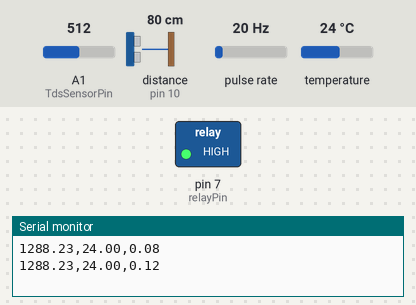
The sketch below on a simulated Arduino Uno, built with avr-gcc and run on an emulated ATmega328P. Shown: switched loads named in the sketch (green lamp = pin HIGH), the last lines printed to the serial monitor. Wiring (inferred from the names in the program): ultrasonic range finder: trigger pin 9; echo pin 10; pulse sensor: data pin 3. The inputs (shaded band) are chosen by the test bench; at power-on: distance to the obstacle (sensor on pin 10) 80 cm, A1 (TdsSensorPin) = 512, pulse rate 20 Hz, temperature 24 °C. The echo pulse lasts 58.3 µs per cm; pins used as bus, display or sensor lines are not drawn.

Above: at 3.1 s.
3.2 s: distance to the obstacle (sensor on pin 10) set to 75 cm
4.9 s: distance to the obstacle (sensor on pin 10) set to 68 cm
At 6.3 s:
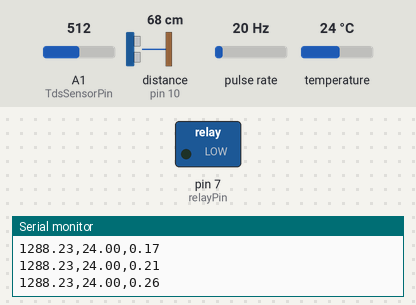
7.2 s: distance to the obstacle (sensor on pin 10) set to 120 cm
At 9.2 s:
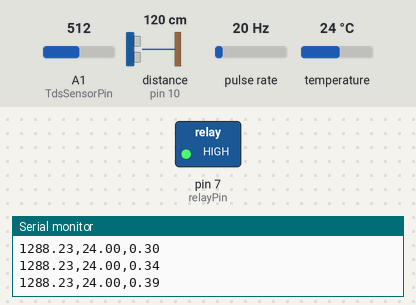
Timing chart, 0 to 10.7 s (numbered marks = the images above; inputs shaded):
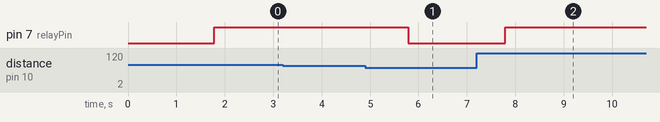

Measured:
- the behaviour switches between 72 and 71 cm on distance to the obstacle (sensor on pin 10) (found by bisection; images 0 and 1)
- after the input at 4.9 s, pin 7 (relayPin): HIGH → LOW after 0.89 s
- after the input at 7.2 s, pin 7 (relayPin): LOW → HIGH after 0.59 s

The sketch:

smart1.ino
```cpp
#include <OneWire.h>
#include <DallasTemperature.h>

// ** TDS Sensor Configuration **
#define TdsSensorPin A1
#define VREF 5.0
#define SCOUNT 30


int analogBuffer[SCOUNT];
int analogBufferTemp[SCOUNT];
int analogBufferIndex = 0;

float averageVoltage = 0;
float tdsValue = 0;
float compensationCoefficient = 1.0;


// * Ultrasonic Sensor & Relay Configuration *
const int trigPin = 9;
const int echoPin = 10;
const int relayPin = 7;
const int pumpOnDistance = 70;


// ** Temperature Probe Configuration **
#define ONE_WIRE_BUS 2
OneWire oneWire(ONE_WIRE_BUS);
DallasTemperature sensors(&oneWire);
float temperature = 25.0;


// ** Flow Sensor Configuration **
const int flowPin = 3;
volatile int pulseCount = 0;
float totalLiters = 0;
unsigned long oldTime = 0;


void setup() {
  // ** TDS Sensor Setup **
  Serial.begin(115200);
  pinMode(TdsSensorPin, INPUT);


  // ** Temperature Probe Setup **
  sensors.begin();


  // ** Flow Sensor Setup **
  pinMode(flowPin, INPUT);
  attachInterrupt(digitalPinToInterrupt(flowPin), countPulse, RISING);
  oldTime = millis();


  // * Ultrasonic Sensor & Relay Setup *
  pinMode(trigPin, OUTPUT);
  pinMode(echoPin, INPUT);
  pinMode(relayPin, OUTPUT);
  digitalWrite(relayPin, LOW);
}


void loop() {
  // ** TDS Sensor Measurement **
  static unsigned long analogSampleTimepoint = millis();
  if (millis() - analogSampleTimepoint > 40U) {
    analogSampleTimepoint = millis();
    analogBuffer[analogBufferIndex] = analogRead(TdsSensorPin);
    analogBufferIndex++;
    if (analogBufferIndex == SCOUNT) {
      analogBufferIndex = 0;
    }
  }


  if (millis() - oldTime > 1000) {
    oldTime = millis();

    // Median filtering algorithm for TDS readings
    for (int copyIndex = 0; copyIndex < SCOUNT; copyIndex++) {
      analogBufferTemp[copyIndex] = analogBuffer[copyIndex];
    }
    averageVoltage = getMedianNum(analogBufferTemp, SCOUNT) * (float)VREF / 1024.0;


    // Temperature Compensation
    sensors.requestTemperatures();
    temperature = sensors.getTempCByIndex(0);
    compensationCoefficient = 1.0 + 0.02 * (temperature - 25.0);


    // TDS Calculation
    tdsValue = (133.42 * averageVoltage * averageVoltage * averageVoltage -
                255.86 * averageVoltage * averageVoltage +
                857.39 * averageVoltage) * 0.5 * compensationCoefficient;


    // ** Flow Sensor Measurement **
    float liters = (pulseCount / 7.5) / 60.0;
    totalLiters += liters;
    pulseCount = 0;


    // * Ultrasonic Sensor Measurement & Relay Control *
    digitalWrite(trigPin, LOW);
    delayMicroseconds(2);
    digitalWrite(trigPin, HIGH);
    delayMicroseconds(10);
    digitalWrite(trigPin, LOW);


    long duration = pulseIn(echoPin, HIGH);
    int distance = duration * 0.034 / 2; // Calculate distance in cm


    if (distance > pumpOnDistance) {
      digitalWrite(relayPin, HIGH);

    } else {
      digitalWrite(relayPin, LOW);

    }

    // Send data to ESP via Serial
    Serial.print(tdsValue);
    Serial.print(",");
    Serial.print(temperature);
    Serial.print(",");
    Serial.println(totalLiters);
  }
}

// Median filtering function for TDS sensor
int getMedianNum(int bArray[], int iFilterLen) {
  int bTab[iFilterLen];
  for (byte i = 0; i < iFilterLen; i++)
    bTab[i] = bArray[i];
  int i, j, bTemp;
  for (j = 0; j < iFilterLen - 1; j++) {
    for (i = 0; i < iFilterLen - j - 1; i++) {
      if (bTab[i] > bTab[i + 1]) {
        bTemp = bTab[i];
        bTab[i] = bTab[i + 1];
        bTab[i + 1] = bTemp;
      }
    }
  }
  if ((iFilterLen & 1) > 0)
    bTemp = bTab[(iFilterLen - 1) / 2];
  else
    bTemp = (bTab[iFilterLen / 2] + bTab[iFilterLen / 2 - 1]) / 2;
  return bTemp;
}


// Flow sensor pulse count ISR
void countPulse() {
  pulseCount++;
}
```
